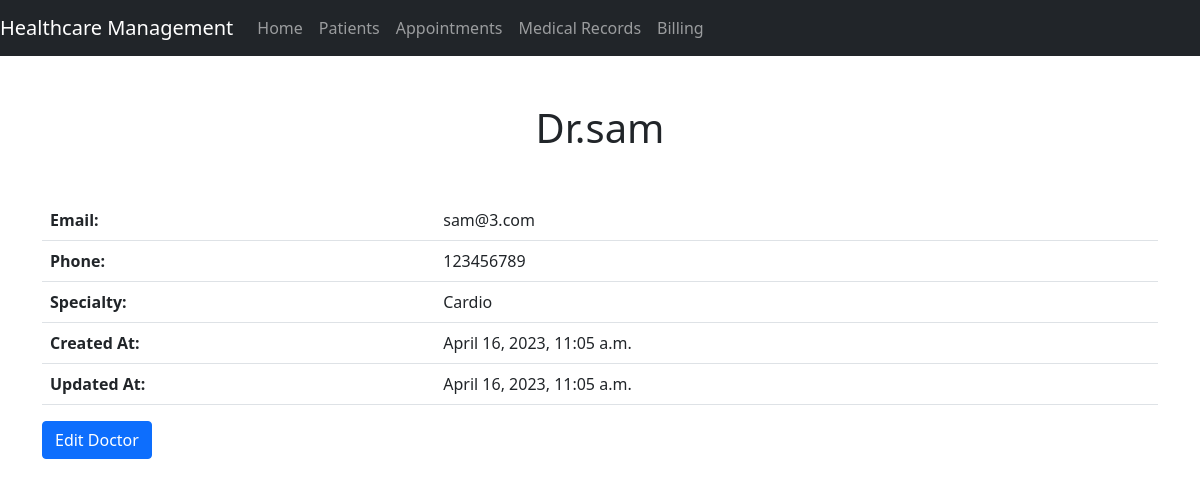
The page /doctors/1/ on the database its author committed.
### Health_Care_app/models.py (models this page shows, shortened)
class Doctor(models.Model):
    name = models.CharField(max_length=100)
    email = models.EmailField(unique=True)
    phone = models.CharField(max_length=20)
    specialty = models.CharField(max_length=100)
    created_at = models.DateTimeField(auto_now_add=True)
    updated_at = models.DateTimeField(auto_now=True)

### Health_Care_app/views.py (the view)
# urls.py: path('doctors/<int:pk>/', views.doctor_detail, name='doctor_detail'),
def doctor_detail(request, pk):
    doctor = get_object_or_404(Doctor, pk=pk)
    return render(request, 'Health_Care_app/doctor_detail.html', {'doctor': doctor})

### Health_Care_app/templates/Health_Care_app/doctor_detail.html (shortened to what this page needs)
{% extends 'Health_Care_app/base.html' %}
{% block content %}
  <h1 class="text-center mb-5">{{ doctor.name }}</h1>
  <table class="table">
    <tr>
      <th>Email:</th>
      <td>{{ doctor.email }}</td>
    </tr>
    <tr>
      <th>Phone:</th>
      <td>{{ doctor.phone }}</td>
    </tr>
    <tr>
      <th>Specialty:</th>
      <td>{{ doctor.specialty }}</td>
    </tr>
    <tr>
      <th>Created At:</th>
      <td>{{ doctor.created_at }}</td>
    </tr>
    <tr>
      <th>Updated At:</th>
      <td>{{ doctor.updated_at }}</td>
    </tr>
  </table>
  <a href="{% url 'doctor_edit' pk=doctor.pk %}" class="btn btn-primary">Edit Doctor</a>
{% endblock %}

### rows shown on the page
Doctor: name "Dr.sam", email "sam@3.com", phone "123456789", specialty "Cardio", created_at "April 16, 2023, 11:05 a.m.", updated_at "April 16, 2023, 11:05 a.m."
